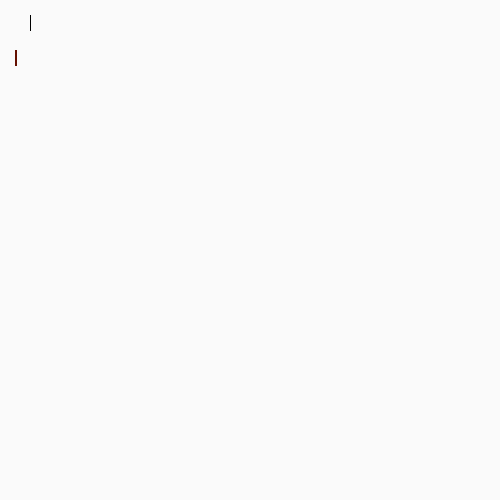
Frame 1 (no input)
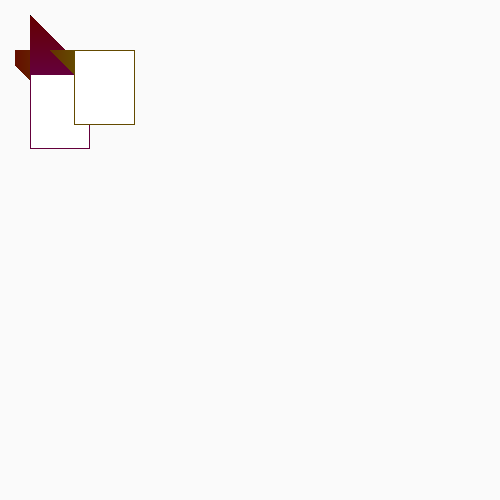
Frame 60 (the mouse pressed at the canvas centre just before this capture)
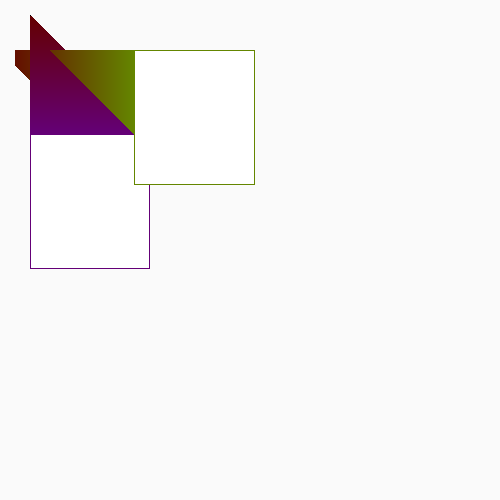
Frame 120 (the mouse held since frame 60 and released just before this capture)

The Processing sketch that drew these frames (run headless with seeded random() and noise(); from frame 60 on, the mouse is pressed at the canvas centre):

// Processing sketch: processing_168572
// ── processing_168572.pde


float a = 5 + 10;
float b = 0;

void setup() {
  size(500, 500);
  background(250);
  //set the screen size
}

void draw(){
  rect(30,a,b,a);
  a = a+0.5;
  b = b+0.5;
  stroke(100,a,0);
  
  rect(a,50,b,a);
  a = a+0.5;
  b = b+0.5;
  stroke(100,0,b);
  }
